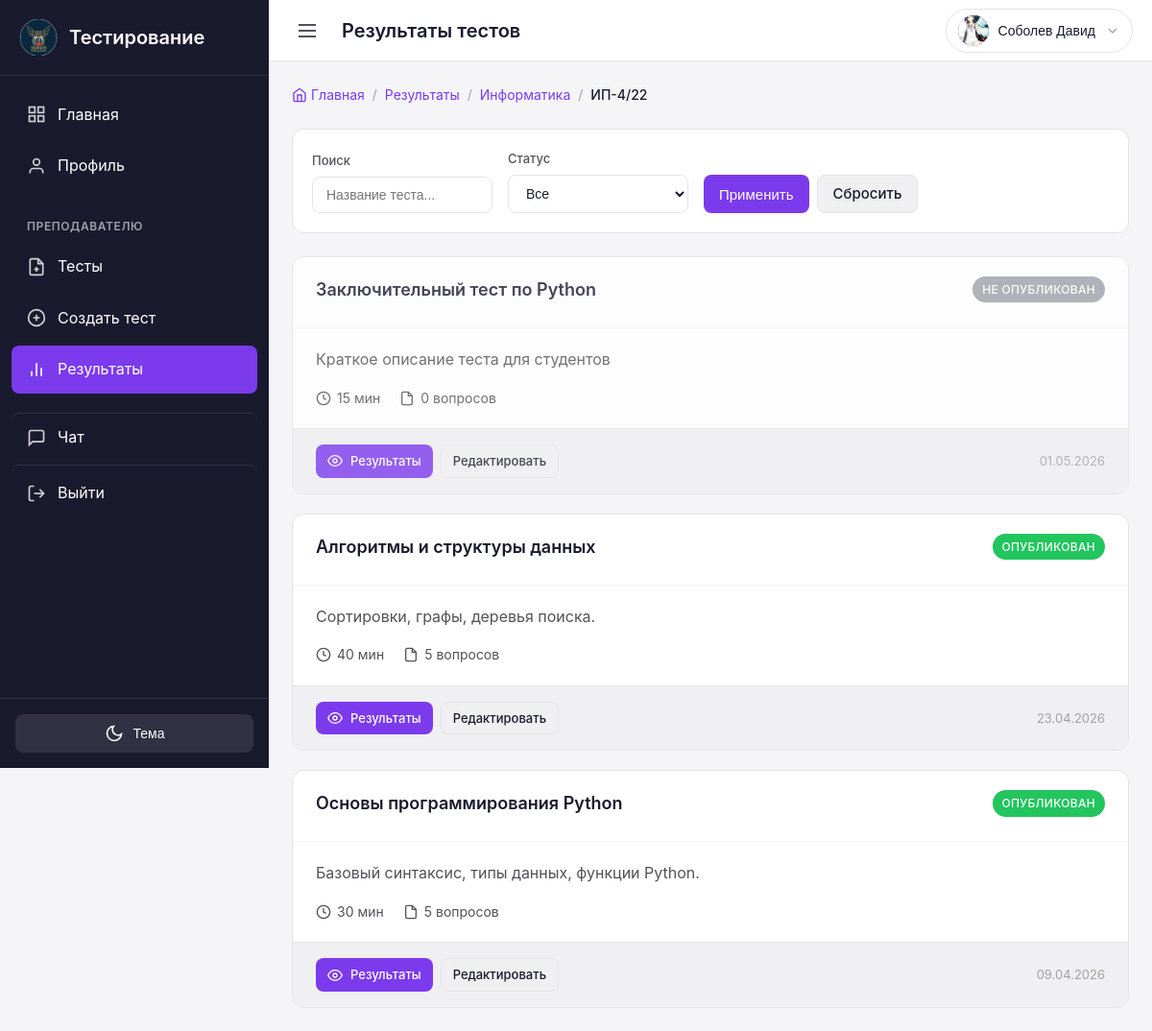
Page /teacher/results/subjects/6/groups/4/tests/ (signed in) on the earlier database version.
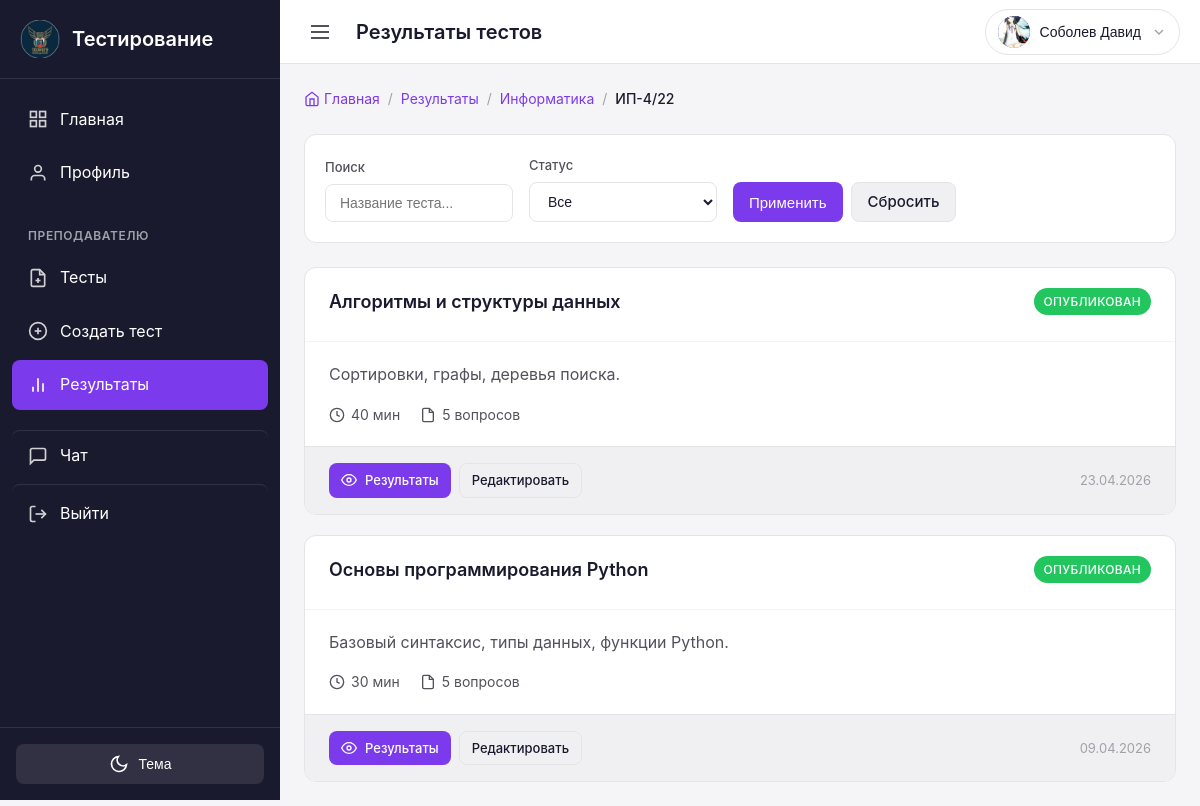
Same page on the later database version.
### tests/models.py (models this page shows, shortened)
class Test(models.Model):
    subject = models.ForeignKey(
        'groups.Subject',
        on_delete=models.CASCADE,
        related_name='tests',
        verbose_name='Предмет'
    )
    title = models.CharField(
        max_length=200,
        verbose_name='Название теста'
    )
    description = models.TextField(
        blank=True,
        verbose_name='Описание'
    )
    time_limit = models.PositiveIntegerField(
        default=60,
        verbose_name='Время на прохождение (минут)',
        help_text='Время в минутах на прохождение теста'
    )
    is_published = models.BooleanField(
        default=False,
        verbose_name='Опубликован',
        help_text='Если отмечено, тест доступен студентам'
    )
    show_correct_answers = models.BooleanField(
        default=True,
        verbose_name='Показывать правильные ответы',
        help_text='Показывать ли правильные ответы после прохождения'
    )
    shuffle_questions = models.BooleanField(
        default=False,
        verbose_name='Перемешивать вопросы',
        help_text='Если отмечено, порядок вопросов и ответов будет случайным для каждого студента'
    )
    groups = models.ManyToManyField(
        'groups.Group',
        related_name='tests',
        verbose_name='Группы',
        help_text='Группы, которым доступен тест'
    )
    created_by = models.ForeignKey(
        settings.AUTH_USER_MODEL,
        on_delete=models.CASCADE,
        related_name='created_tests',
        limit_choices_to={'role': 'teacher'},
        verbose_name='Создал преподаватель'
    )
    created_at = models.DateTimeField(
        auto_now_add=True,
        verbose_name='Дата создания'
    )
    updated_at = models.DateTimeField(
        auto_now=True,
        verbose_name='Дата обновления'
    )
    class Meta:
        verbose_name = 'Тест'
        verbose_name_plural = 'Тесты'
        ordering = ['-created_at']

### users/views.py (the view)
# urls.py: path('teacher/results/subjects/<int:subject_id>/groups/<int:group_id>/tests/', views.teacher_results_tests, name='teacher_results_tests'),
@login_required
def teacher_results_tests(request, subject_id, group_id):
    from groups.models import Subject, Group
    from tests.models import Test
    if not request.user.is_teacher:
        messages.error(request, 'У вас нет доступа к этой странице')
        return redirect('dashboard')
    subject = get_object_or_404(Subject, id=subject_id, teachers=request.user)
    group = get_object_or_404(Group, id=group_id)
    search = request.GET.get('search', '')
    status_filter = request.GET.get('status', '')
    tests = Test.objects.filter(
        subject=subject,
        created_by=request.user,
        groups=group
    ).select_related('subject').prefetch_related('groups')
    if not tests.exists():
        messages.error(request, 'Для этой группы нет тестов по выбранному предмету')
        return redirect('teacher_results_groups', subject_id=subject.id)
    if search:
        tests = tests.filter(title__icontains=search)
    if status_filter == 'published':
        tests = tests.filter(is_published=True)
    elif status_filter == 'draft':
        tests = tests.filter(is_published=False)
    context = {
        'subject': subject,
        'group': group,
        'tests': tests,
        'search': search,
        'status_filter': status_filter,
    }
    return render(request, 'users/teacher/results_tests.html', context)

### chat/context_processors.py (called while the page is built)
def unread_messages_count(request):
    if request.user.is_authenticated:
        count = Message.objects.filter(receiver=request.user, is_read=False).count()
        return {'total_unread_messages': count}
    return {'total_unread_messages': 0}

### users/models.py (called while the page is built)
    @property
    def is_teacher(self):
        return self.role == UserRole.TEACHER

    @property
    def is_student(self):
        return self.role == UserRole.STUDENT

### templates/users/teacher/results_tests.html (shortened to what the changed rows need)
{% extends 'base.html' %}
{% block content %}
<div class="results-container">
    {% if tests %}
        <div class="tests-list">
            {% for test in tests %}
            <div class="test-card {% if not test.is_published %}test-draft{% endif %}">
                <div class="test-card-header">
                    <div class="test-card-title">
                        <h3 class="test-name">{{ test.title }}</h3>
                    </div>
                    <div class="test-card-status">
                        {% if test.is_published %}
                            <span class="badge badge-success">Опубликован</span>
                        {% else %}
                            <span class="badge badge-draft">Не опубликован</span>
                        {% endif %}
                    </div>
                </div>
                <div class="test-card-body">
                    {% if test.description %}
                        <p class="test-description">{{ test.description|truncatewords:15 }}</p>
                    {% endif %}
                    <div class="test-card-meta">
                        <div class="test-meta-item">
                            <svg width="16" height="16" viewBox="0 0 24 24" fill="none" stroke="currentColor" stroke-width="2">
                                <circle cx="12" cy="12" r="10"></circle>
                                <polyline points="12 6 12 12 16 14"></polyline>
                            </svg>
                            <span>{{ test.time_limit }} мин</span>
                        </div>
                        <div class="test-meta-item">
                            <svg width="16" height="16" viewBox="0 0 24 24" fill="none" stroke="currentColor" stroke-width="2">
                                <path d="M14 2H6a2 2 0 0 0-2 2v16a2 2 0 0 0 2 2h12a2 2 0 0 0 2-2V8z"></path>
                                <polyline points="14 2 14 8 20 8"></polyline>
                            </svg>
                            <span>{{ test.questions.count }} вопросов</span>
                        </div>
                    </div>
                </div>
                <div class="test-card-footer">
                    <div class="test-card-actions">
                        <a href="{% url 'teacher_results_students' subject.id group.id test.id %}" class="btn btn-primary btn-sm">
                            <svg width="16" height="16" viewBox="0 0 24 24" fill="none" stroke="currentColor" stroke-width="2">
                                <path d="M1 12s4-8 11-8 11 8 11 8-4 8-11 8-11-8-11-8z"></path>
                                <circle cx="12" cy="12" r="3"></circle>
                            </svg>
                            Результаты
                        </a>
                        <a href="{% url 'teacher_test_edit' test.id %}" class="btn btn-secondary btn-sm">
                            Редактировать
                        </a>
                    </div>
                    <span class="test-date">{{ test.updated_at|date:"d.m.Y" }}</span>
                </div>
            </div>
            {% endfor %}
        </div>
    {% endif %}
</div>
{% endblock %}

Differences in the rows shown:
removed Test: title "Заключительный тест по Python", is_published "НЕ ОПУБЛИКОВАН", description "Краткое описание теста для студентов", time_limit "15", questions.count "0", updated_at "01.05.2026"
